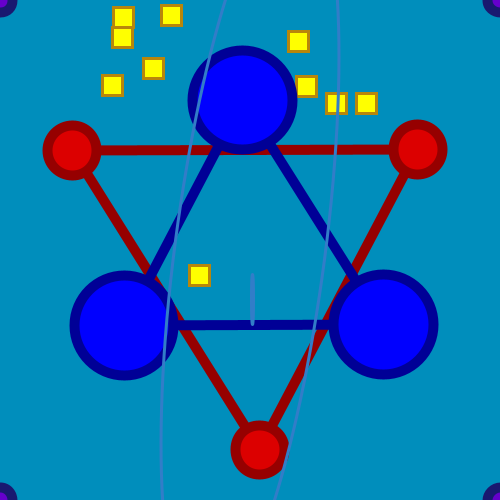
Frame 1 (no input)
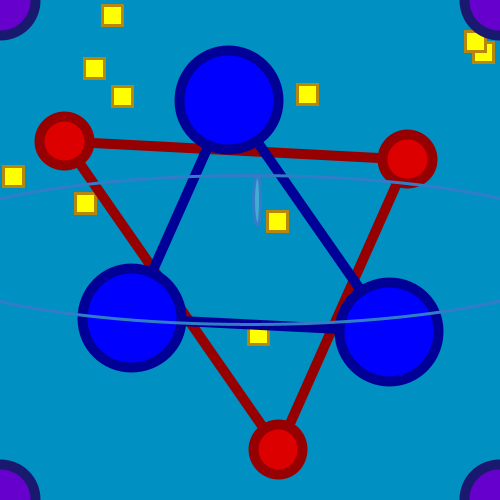
Frame 60 (the mouse pressed at the canvas centre just before this capture)
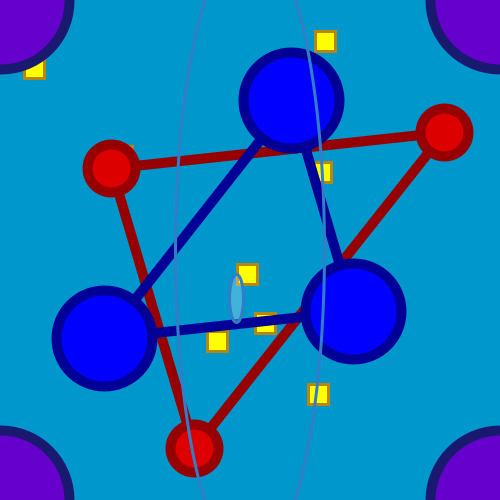
Frame 120 (the mouse held since frame 60 and released just before this capture)

The Processing sketch that drew these frames (run headless with seeded random() and noise(); from frame 60 on, the mouse is pressed at the canvas centre):

// Processing sketch: animation_2
// ── animation_2.pde
float timer = 0;
int r = 750;
Square array[] = new Square[10];

private class Square {
  private int len;
  private int myStroke;
  private int x;
  private int xr;
  private int y;
  private int yl;
  private int xMove;
  private int yMove;
  private color fillColor;
  private color strokeColor;
  private boolean existence;

  public Square(int side, int stk) {
    len = side;
    myStroke = stk;
    //strokeColor = color(random(255),random(255),random(255));
    //fillColor = color(random(255),random(255),random(255)); 
    strokeColor = color(184,134,11);
    fillColor = color(255, 255, 0);
    x = int(random(-150, 150)) + width/2;
    y = int(random(-150, 150)) + (height/2) - 100;
    while (xMove == 0 && yMove == 0) { // Don't want a stand still square
      xMove = int(random(-3.9, 3.9));
      yMove = int(random(-3.9, 3.9));
    }
  }

  private void render() {
    //LEFT SIDE
    if (x <= 0) {
      xMove = -xMove;
    } 
    //BOTTOM SIDE
    if ( (y >= (height-len-myStroke)) ) {
      yMove = -yMove;
    }
    //RIGHT SIDE
    if (x >= (width-len)) {
      xMove = -xMove;
    } 
    //TOP SIDE
    if (y <= 0) {
      yMove = -yMove;
    }
    x += xMove;
    y += yMove;
    fill(fillColor);
    stroke(strokeColor);
    strokeWeight(myStroke);
    rect(x, y, len, len);
  }
}


void setup() {
  size(500, 500);
  background(0);
  // for (int i = 0; i < 4; i++) {
  // array[i] = new Square();
  //}
}

void draw() {




  timer += .05; //timer will be used for sin and cos functions. Gradually gets larger
  if (r > 150) r--; //Used for the radius of the middle circle. 
  int mag = 500;//For the size of the corner circles

  background( 0, 140 + abs(oscillation(true, 41, timer)), 185 + abs(oscillation(true, 70, timer)));//The oscillating blue background

  for (int i = 0; i < 10; i++) {
    //if (array[i].existence = false) {
    if (array[i] == null) {
      array[i] = new Square(20, 3);
    }
    array[i].render();
  }


  //println(array[2].existence);

  //This creates the four corner circles

  fill(102, 0, 204);
  stroke(25, 25, 112);
  strokeWeight(10);
  ellipse(0, 0, oscillation(true, mag, timer), oscillation(true, mag, timer));
  ellipse(500, 500, oscillation(true, mag, timer), oscillation(true, mag, timer));
  ellipse(500, 0, oscillation(true, mag, timer), oscillation(true, mag, timer));
  ellipse(0, 500, oscillation(true, mag, timer), oscillation(true, mag, timer));

  //Red lines connecting red circles
  stroke(150, 0, 0);
  line(250 + oscillation(true, 200, timer+radians(60*2) ), 
  250 + oscillation(false, 200, radians(timer+60*2)), 
  250 + oscillation(true, 200, timer+radians(60*4) ), 
  250 + oscillation(false, 200, radians(timer+60*4)) );

  line(250 + oscillation(true, 200, timer+radians(60*2) ), 
  250 + oscillation(false, 200, radians(timer+60*2)), 
  250 + oscillation(true, 200, timer+radians(60*6) ), 
  250 + oscillation(false, 200, radians(timer+60*6)) );

  line(250 + oscillation(true, 200, timer+radians(60*6) ), 
  250 + oscillation(false, 200, radians(timer+60*6)), 
  250 + oscillation(true, 200, timer+radians(60*4) ), 
  250 + oscillation(false, 200, radians(timer+60*4)) );

  //Blue lines connecting blue circles
  stroke(0, 0, 150);
  line(250 + oscillation(true, 150, timer+radians(60) ), 
  250 + oscillation(false, 150, radians(timer+60)), 
  250 + oscillation(true, 150, timer+radians(60*3) ), 
  250 + oscillation(false, 150, radians(timer+60*3)) );

  line(250 + oscillation(true, 150, timer+radians(60) ), 
  250 + oscillation(false, 150, radians(timer+60)), 
  250 + oscillation(true, 150, timer+radians(60*5) ), 
  250 + oscillation(false, 150, radians(timer+60*5)) );

  line(250 + oscillation(true, 150, timer+radians(60*3) ), 
  250 + oscillation(false, 150, radians(timer+60*3)), 
  250 + oscillation(true, 150, timer+radians(60*5) ), 
  250 + oscillation(false, 150, radians(timer+60*5)) );


  //For loop will make 6 circles
  for (int i = 1; i < 7; i+= 1) {

    if (i % 2 == 0) {//Different settings for 3 out of the 6 circles (color, size, etc)
      fill(220, 0, 0);
      stroke(150, 0, 0);
      ellipse(250 + oscillation(true, 200, timer+radians(60*i) ), 250 + oscillation(false, 200, radians(timer+60*i)), oscillation(false, 50, timer), oscillation(false, 50, timer)); // Red circles
    } else {//The other 3 circles
      fill(0, 0, 255);
      stroke(0, 0, 150);
      ellipse(250 + oscillation(true, 150, timer+radians(60*i) ), 250 + oscillation(false, 150, radians(timer+60*i)), oscillation(false, 100, timer), oscillation(false, 100, timer)); // Blue circles
    }
  }

  //The middle circle which goes in a circle around the outer middle ellipse
  strokeWeight(3);
  stroke(50, 125, 200);
  pushMatrix();
  fill(255, 65);
  translate(250, 250);
  ellipse(oscillation(true, 50, timer), oscillation(false, 50, timer ), oscillation(true, 50, timer), oscillation(false, 50, timer ));
  popMatrix();

  //The outer ellipse in the middle
  pushMatrix();
  translate(250, 250);
  rotate(radians(timer*150));
  fill(r, (-1) * r + 250);
  ellipse(0, 0, 150, r);
  popMatrix();
}


float oscillation(boolean sin, int magnitude, float timer) {
  if (sin) return magnitude * sin(timer);
  else return magnitude * cos(timer);
}// Return the sin or cos function based on user choice and a given magnitude. 
